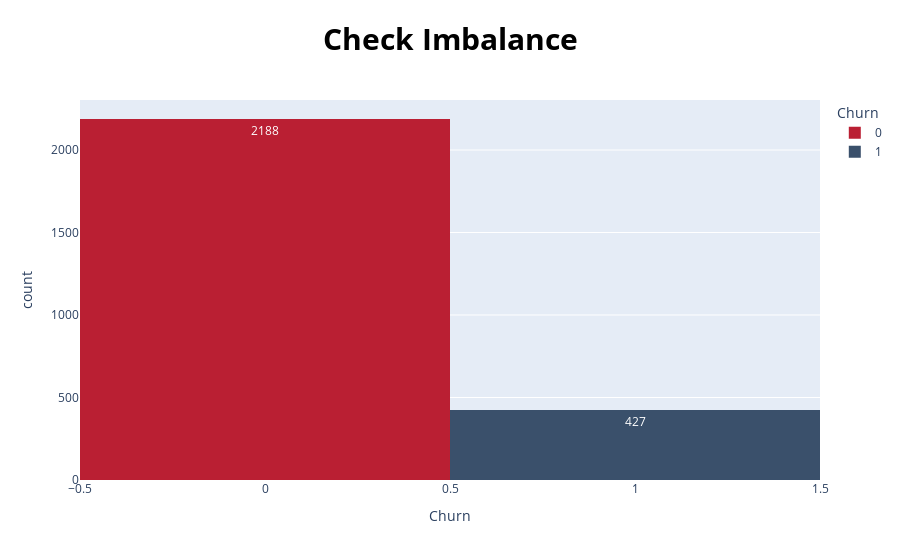

This figure's notebook cell:
### Code cell
fig = px.histogram(y_train, x="Churn", color="Churn" ,text_auto= True , title="<b>"+'Check Imbalance' , color_discrete_sequence = ['#BA1F33','#3A506B'])

# Customize the plot
fig.update_layout(hovermode='x',title_font_size=30)
fig.update_layout(
title_font_color="black",
template="plotly",
title_font_size=30,
hoverlabel_font_size=20,
title_x=0.5,
xaxis_title='Churn',
yaxis_title='count',
)
fig.show()

### Figure 1 — Plotly figure (JSON) as saved in the notebook; plotly's stock layout.template omitted (floating-point values rounded to 4 significant figures; data arrays with more than 128 entries replaced by an {"elided": "..."} marker saying what was removed)
{"data": [{"alignmentgroup": "True", "bingroup": "x", "hovertemplate": "Churn=%{x}<br>count=%{y}<extra></extra>", "legendgroup": "0", "marker": {"color": "#BA1F33", "pattern": {"shape": ""}}, "name": "0", "offsetgroup": "0", "orientation": "v", "showlegend": true, "texttemplate": "%{value}", "type": "histogram", "x": {"elided": "2188 int values"}, "xaxis": "x", "yaxis": "y"}, {"alignmentgroup": "True", "bingroup": "x", "hovertemplate": "Churn=%{x}<br>count=%{y}<extra></extra>", "legendgroup": "1", "marker": {"color": "#3A506B", "pattern": {"shape": ""}}, "name": "1", "offsetgroup": "1", "orientation": "v", "showlegend": true, "texttemplate": "%{value}", "type": "histogram", "x": {"elided": "427 int values"}, "xaxis": "x", "yaxis": "y"}], "layout": {"barmode": "relative", "hoverlabel": {"font": {"size": 20}}, "hovermode": "x", "legend": {"title": {"text": "Churn"}, "tracegroupgap": 0}, "title": {"font": {"color": "black", "size": 30}, "text": "<b>Check Imbalance", "x": 0.5}, "xaxis": {"anchor": "y", "categoryarray": [0, 1], "categoryorder": "array", "domain": [0, 1], "title": {"text": "Churn"}}, "yaxis": {"anchor": "x", "domain": [0, 1], "title": {"text": "count"}}}}
